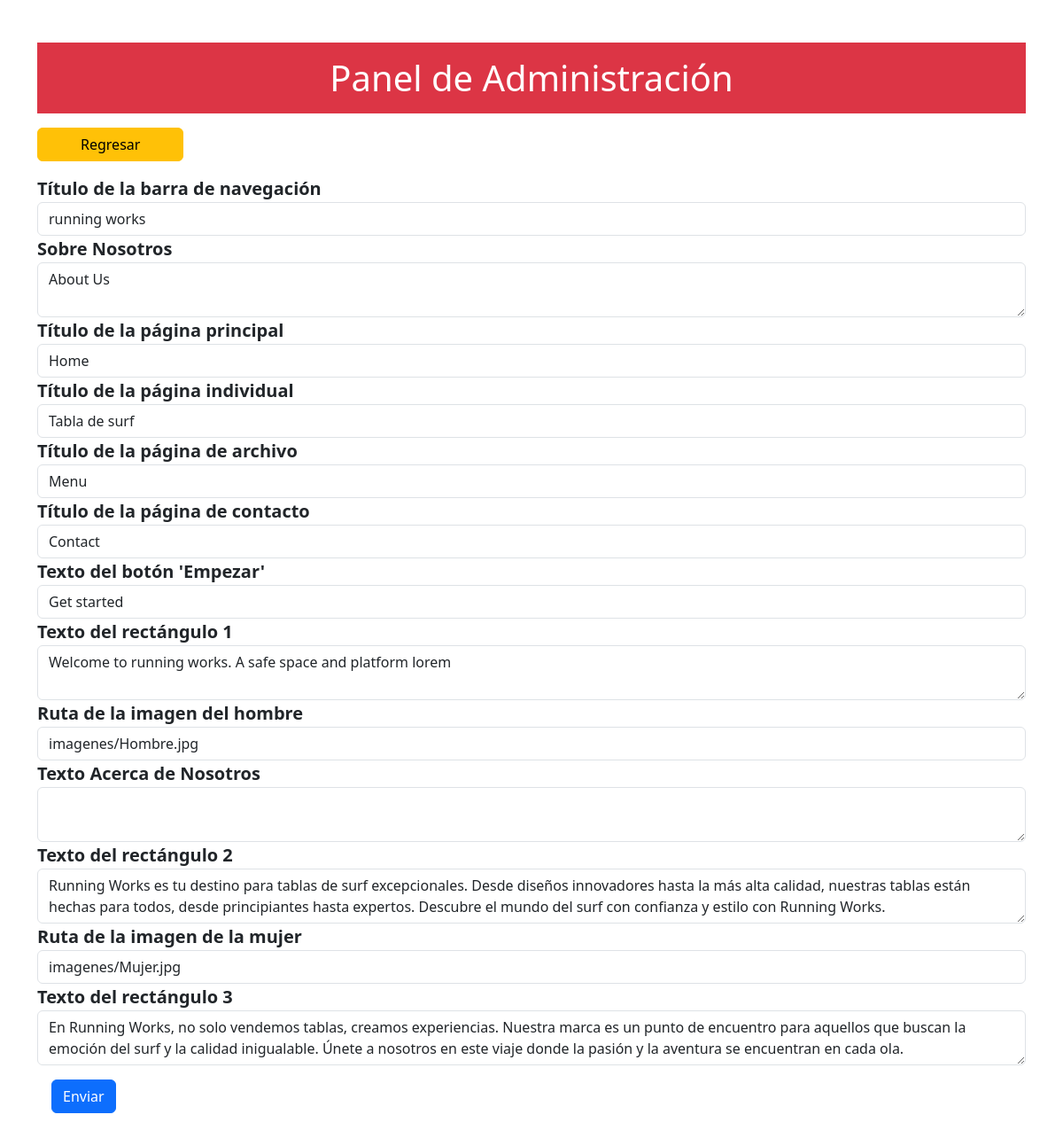
/EditPage/about_edit.php, run on the app's committed database.
### tables this page shows
CREATE TABLE `about` (
  `id` int(11) NOT NULL,
  `navbar_title` varchar(255) NOT NULL,
  `about_us` varchar(255) NOT NULL,
  `home` varchar(255) NOT NULL,
  `individual` varchar(255) NOT NULL,
  `archive` varchar(255) NOT NULL,
  `contact` varchar(255) NOT NULL,
  `get_started` varchar(255) NOT NULL,
  `texto_rectangulo1` text NOT NULL,
  `ruta_imagen_hombre` varchar(255) NOT NULL,
  `texto_about` text NOT NULL,
  `texto_rectangulo2` text NOT NULL,
  `ruta_imagen_mujer` varchar(255) NOT NULL,
  `texto_rectangulo3` text NOT NULL
);

### private/queries.php (called while the page is built, shortened)
<?php
function about_data()
{
  global $db;
  $sql = "SELECT * FROM about";
  return mysqli_query($db, $sql);
}

### EditPage/about_edit.php (the view, shortened to what this page needs)
<?php
$result = about_data();
$data = mysqli_fetch_assoc($result);
include (SHARED_PATH . 'aboutHeader.php');
?>
<div class="container py-5">
  <div class="row">
    <div class="col">
      <header class="py-3 bg-danger text-center text-white">
        <h1 class="mb-0">Panel de Administración</h1>
      </header>
      <a href="../EditPage/index.php"><button class="btn btn-warning px-5 my-3">Regresar</button></a>
    </div>
  </div>
  <div class="row">
    <div class="col">
      <form method="post">
        <div class="form-group">
          <label for="navbar_title" class="fw-semibold fs-5">Título de la barra de navegación</label>
          <input type="text" class="form-control" id="navbar_title" name="navbar_title"
            value="<?= $data['navbar_title'] ?>">
        </div>
        <div class="form-group">
          <label for="about_us" class="fw-semibold fs-5">Sobre Nosotros</label>
          <textarea class="form-control" id="about_us" name="about_us"><?= $data['about_us'] ?></textarea>
        </div>
        <div class="form-group">
          <label for="home" class="fw-semibold fs-5">Título de la página principal</label>
          <input type="text" class="form-control" id="home" name="home" value="<?= $data['home'] ?>">
        </div>
        <div class="form-group">
          <label for="individual" class="fw-semibold fs-5">Título de la página individual</label>
          <input type="text" class="form-control" id="individual" name="individual" value="<?= $data['individual'] ?>">
        </div>
        <div class="form-group">
          <label for="archive" class="fw-semibold fs-5">Título de la página de archivo</label>
          <input type="text" class="form-control" id="archive" name="archive" value="<?= $data['archive'] ?>">
        </div>
        <div class="form-group">
          <label for="contact" class="fw-semibold fs-5">Título de la página de contacto</label>
          <input type="text" class="form-control" id="contact" name="contact" value="<?= $data['contact'] ?>">
        </div>
        <div class="form-group">
          <label for="get_started" class="fw-semibold fs-5">Texto del botón 'Empezar'</label>
          <input type="text" class="form-control" id="get_started" name="get_started"
            value="<?= $data['get_started'] ?>">
        </div>
        <div class="form-group">
          <label for="texto_rectangulo1" class="fw-semibold fs-5">Texto del rectángulo 1</label>
          <textarea class="form-control" id="texto_rectangulo1"
            name="texto_rectangulo1"><?= $data['texto_rectangulo1'] ?></textarea>
        </div>
        <div class="form-group">
          <label for="ruta_imagen_hombre" class="fw-semibold fs-5">Ruta de la imagen del hombre</label>
          <input type="text" class="form-control" id="ruta_imagen_hombre" name="ruta_imagen_hombre"
            value="<?= $data['ruta_imagen_hombre'] ?>">
        </div>
        <div class="form-group">
          <label for="texto_about" class="fw-semibold fs-5">Texto Acerca de Nosotros</label>
          <textarea class="form-control" id="texto_about" name="texto_about"><?= $data['texto_about'] ?></textarea>
        </div>
        <div class="form-group">
          <label for="texto_rectangulo2" class="fw-semibold fs-5">Texto del rectángulo 2</label>
          <textarea class="form-control" id="texto_rectangulo2"
            name="texto_rectangulo2"><?= $data['texto_rectangulo2'] ?></textarea>
        </div>
        <div class="form-group">
          <label for="ruta_imagen_mujer" class="fw-semibold fs-5">Ruta de la imagen de la mujer</label>
          <input type="text" class="form-control" id="ruta_imagen_mujer" name="ruta_imagen_mujer"
            value="<?= $data['ruta_imagen_mujer'] ?>">
        </div>
        <div class="form-group">
          <label for="texto_rectangulo3" class="fw-semibold fs-5">Texto del rectángulo 3</label>
          <textarea class="form-control" id="texto_rectangulo3"
            name="texto_rectangulo3"><?= $data['texto_rectangulo3'] ?></textarea>
        </div>
        <div class="form-group">
          <button type="submit" class="btn btn-primary m-3">Enviar</button>
        </div>
      </form>
    </div>
  </div>
</div>
<?php
include (SHARED_PATH . 'footer.php');
?>

### data on the page
about: navbar_title "running works", about_us "About Us", home "Home", individual "Tabla de surf", archive "Menu", contact "Contact", get_started "Get started", texto_rectangulo1 "Welcome to running works. A safe space and platform lorem", ruta_imagen_hombre "imagenes/Hombre.jpg", texto_rectangulo2 "Running Works es tu destino para tablas de surf excepcionales. Desde diseños innovadores hasta la más alta calidad, nuestras tablas están hechas para todos, desde principiantes hasta expertos. Descubre el mundo del surf con confianza y estilo con Running Works.", ruta_imagen_mujer "imagenes/Mujer.jpg", texto_rectangulo3 "En Running Works, no solo vendemos tablas, creamos experiencias. Nuestra marca es un punto de encuentro para aquellos que buscan la emoción del surf y la calidad inigualable. Únete a nosotros en este viaje donde la pasión y la aventura se encuentran en cada ola."
